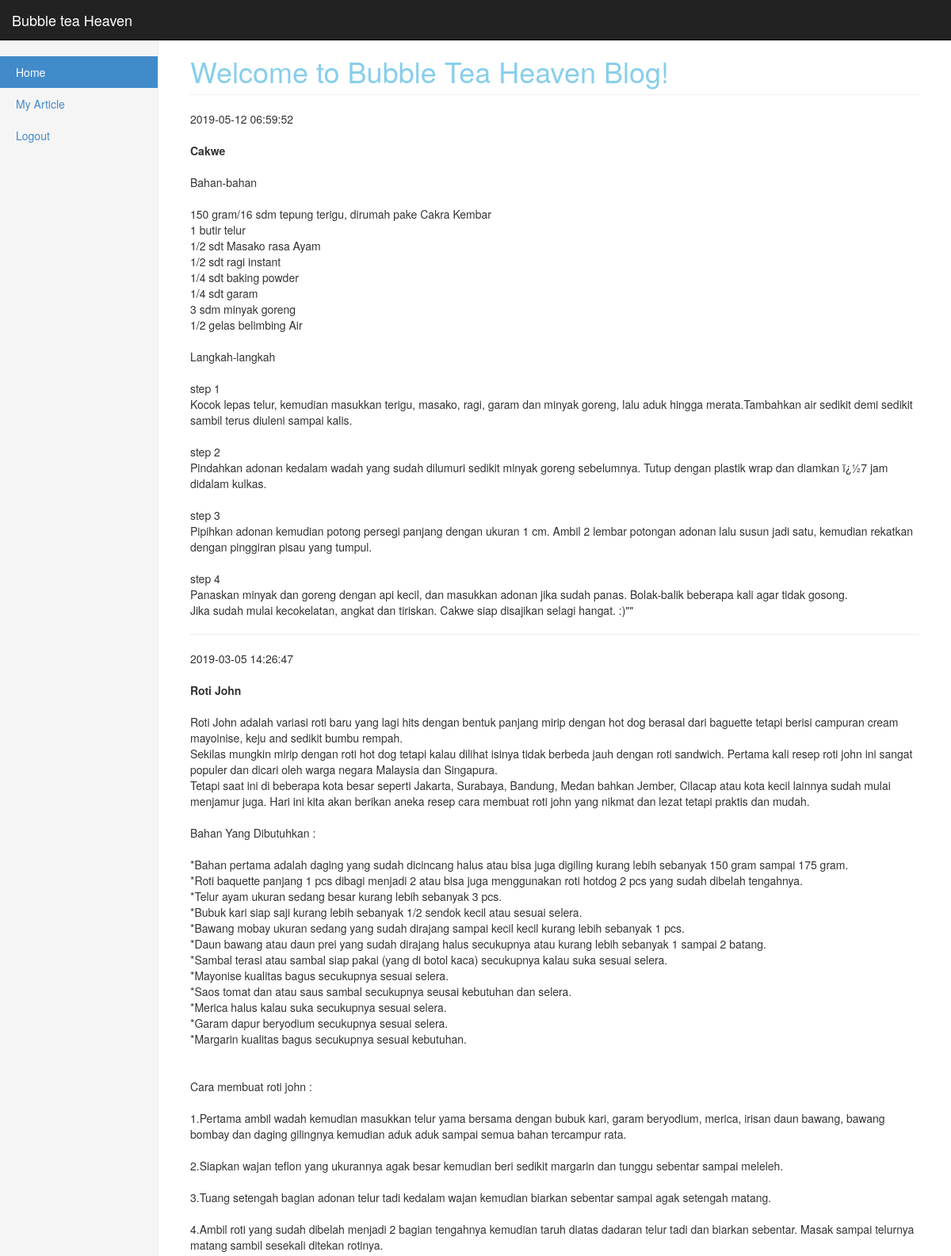
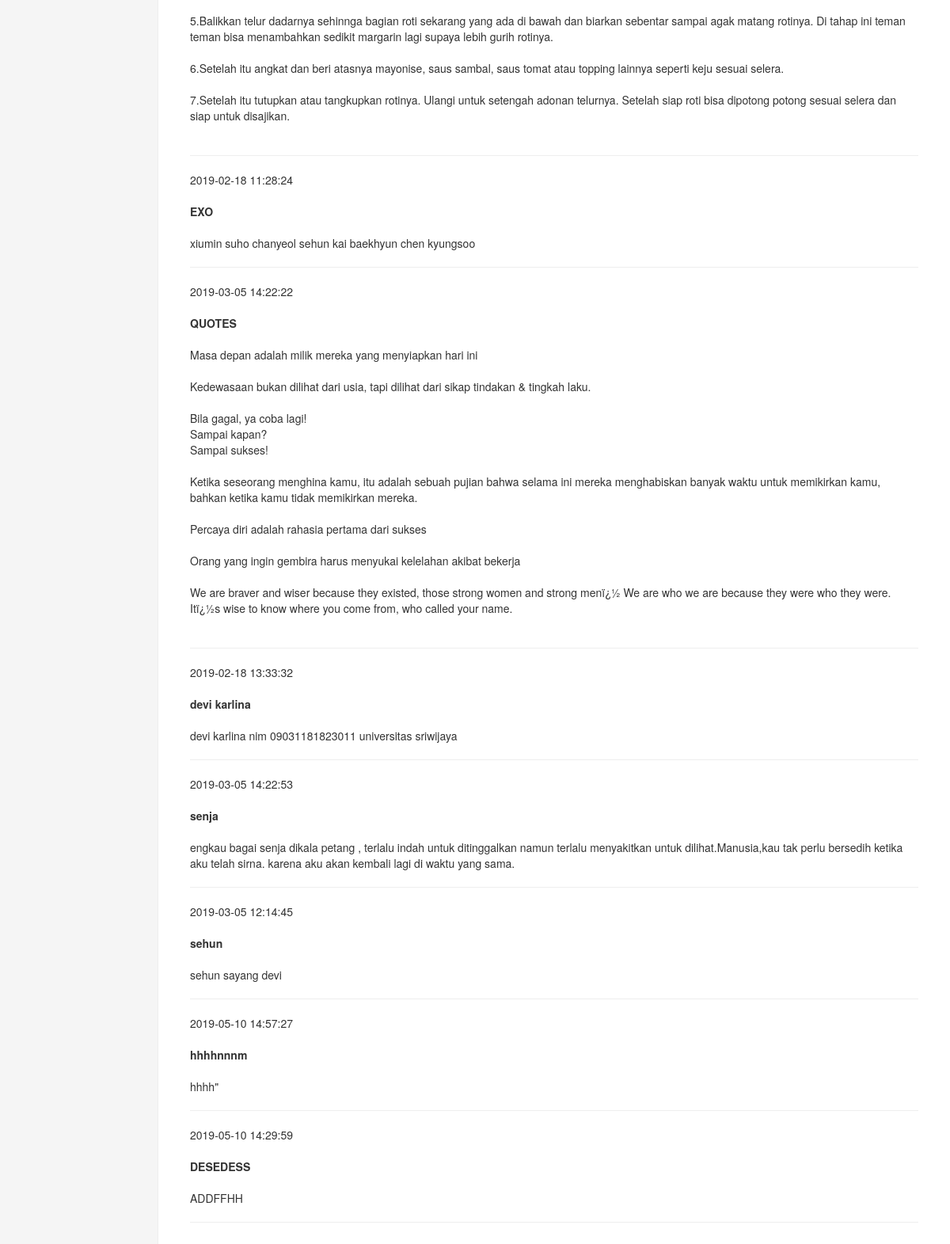
/home2.php (signed in), run on the app's committed database (2 pictures, top to bottom).
### tables this page shows
CREATE TABLE IF NOT EXISTS `post` (
`id_post` int(11) NOT NULL,
  `title` varchar(50) NOT NULL,
  `isi` text NOT NULL,
  `waktu` timestamp NOT NULL DEFAULT CURRENT_TIMESTAMP ON UPDATE CURRENT_TIMESTAMP
);

### home2.php (the view, shortened to what this page needs)
<!DOCTYPE html>
<html lang="en">
  <head>
    <link href="bootstrap.css" rel="stylesheet">
    <link href="dashboard.css" rel="stylesheet">
  </head>
  <body>
    <div class="navbar navbar-inverse navbar-fixed-top" role="navigation">
      <div class="container-fluid">
        <div class="navbar-header">
            <a class="navbar-brand"><font color ="white">Bubble tea Heaven</font></a>
        </div>
      </div>
    </div>
    <div class="container-fluid">
      <div class="row">
        <div class="col-sm-3 col-md-2 sidebar">
          <ul class="nav nav-sidebar">
          <li class="active"><a href="home2.php">Home</a></li>
           <li ><a href="post.php">My Article</a></li>
           <li><a href="logout.php">Logout</a></li>
            <br>
          </ul>
        </div>
          <div class="col-sm-9 col-sm-offset-3 col-md-10 col-md-offset-2 main">
            <h1 class="page-header"><font color="skyblue">Welcome to Bubble Tea Heaven Blog!</font></h1>
            <?php
              if(isset($_COOKIE["id"])){
                include("koneksi.php");
              $sql = "SELECT * FROM post";
              $result = $conn->query($sql);
                if ($result->num_rows > 0) {
                    while($row = $result->fetch_assoc()) {
                        echo " ".$row["waktu"]."<br>"."<br>";
                        echo "<strong> " . $row["title"]."</strong><br>"."<br>";
                        echo " ".$row["isi"];
                        echo "<hr/>";
                      }
                } else {
                    echo "0 results";
                }
              }else{
                header('location:index.php');
              }
              ?>
          </div>
      </div>
    </div>
  </body>
</html>

### dashboard.css (style rules this page uses)
body { padding-top: 50px; }
.sidebar { display: none; }
@media (min-width: 768px) { .sidebar { position: fixed; top: 51px; bottom: 0; left: 0; z-index: 1000; display: block; padding: 20px; overflow-x: hidden; overflow-y: auto; background-color: #f5f5f5; border-right: 1px solid #eee; } }
.nav-sidebar { margin-right: -21px; margin-bottom: 20px; margin-left: -20px; }
.nav-sidebar > li > a { padding-right: 20px; padding-left: 20px; }
.nav-sidebar > .active > a { color: #fff; background-color: #428bca; }
.main { padding: 20px; }
@media (min-width: 768px) { .main { padding-right: 40px; padding-left: 40px; } }
.main .page-header { margin-top: 0; }

### data on the page
post: waktu "2019-05-12 06:59:52", title "Cakwe", isi "Bahan-bahan 150 gram/16 sdm tepung terigu, dirumah pake Cakra Kembar 1 butir telur 1/2 sdt Masako rasa Ayam 1/2 sdt ragi instant 1/4 sdt baking powder 1/4 sdt garam 3 sdm minyak goreng 1/2 gelas belimbing Air Langkah-langkah step 1 Kocok lepas telur, kemudian masukkan terigu, masako, ragi, garam dan minyak goreng, lalu aduk hingga merata.Tambahkan air sedikit demi sedikit sambil terus diuleni sampai kalis. step 2 Pindahkan adonan kedalam wadah yang sudah dilumuri sedikit minyak goreng sebelumnya. Tutup dengan plastik wrap dan diamkan ï¿½7 jam didalam kulkas. step 3 Pipihkan adonan kemudian potong persegi panjang dengan ukuran 1 cm. Ambil 2 lembar potongan adonan lalu susun jadi satu,…"
post: waktu "2019-03-05 14:26:47", title "Roti John", isi "Roti John adalah variasi roti baru yang lagi hits dengan bentuk panjang mirip dengan hot dog berasal dari baguette tetapi berisi campuran cream mayoinise, keju and sedikit bumbu rempah. Sekilas mungkin mirip dengan roti hot dog tetapi kalau dilihat isinya tidak berbeda jauh dengan roti sandwich. Pertama kali resep roti john ini sangat populer dan dicari oleh warga negara Malaysia dan Singapura. Tetapi saat ini di beberapa kota besar seperti Jakarta, Surabaya, Bandung, Medan bahkan Jember, Cilacap atau kota kecil lainnya sudah mulai menjamur juga. Hari ini kita akan berikan aneka resep cara membuat roti john yang nikmat dan lezat tetapi praktis dan mudah. Bahan Yang Dibutuhkan : *Bahan…"
post: waktu "2019-02-18 11:28:24", title "EXO", isi "xiumin suho chanyeol sehun kai baekhyun chen kyungsoo"
post: waktu "2019-03-05 14:22:22", title "QUOTES", isi "Masa depan adalah milik mereka yang menyiapkan hari ini Kedewasaan bukan dilihat dari usia, tapi dilihat dari sikap tindakan & tingkah laku. Bila gagal, ya coba lagi! Sampai kapan? Sampai sukses! Ketika seseorang menghina kamu, itu adalah sebuah pujian bahwa selama ini mereka menghabiskan banyak waktu untuk memikirkan kamu, bahkan ketika kamu tidak memikirkan mereka. Percaya diri adalah rahasia pertama dari sukses Orang yang ingin gembira harus menyukai kelelahan akibat bekerja We are braver and wiser because they existed, those strong women and strong menï¿½ We are who we are because they were who they were. Itï¿½s wise to know where you come from, who called your name."
post: waktu "2019-02-18 13:33:32", title "devi karlina", isi "devi karlina nim 09031181823011 universitas sriwijaya"
post: waktu "2019-03-05 14:22:53", title "senja", isi "engkau bagai senja dikala petang , terlalu indah untuk ditinggalkan namun terlalu menyakitkan untuk dilihat.Manusia,kau tak perlu bersedih ketika aku telah sirna. karena aku akan kembali lagi di waktu yang sama."
post: waktu "2019-03-05 12:14:45", title "sehun", isi "sehun sayang devi"
post: waktu "2019-05-10 14:57:27", title "hhhhnnnm", isi "hhhh\""
post: waktu "2019-05-10 14:29:59", title "DESEDESS", isi "ADDFFHH"
